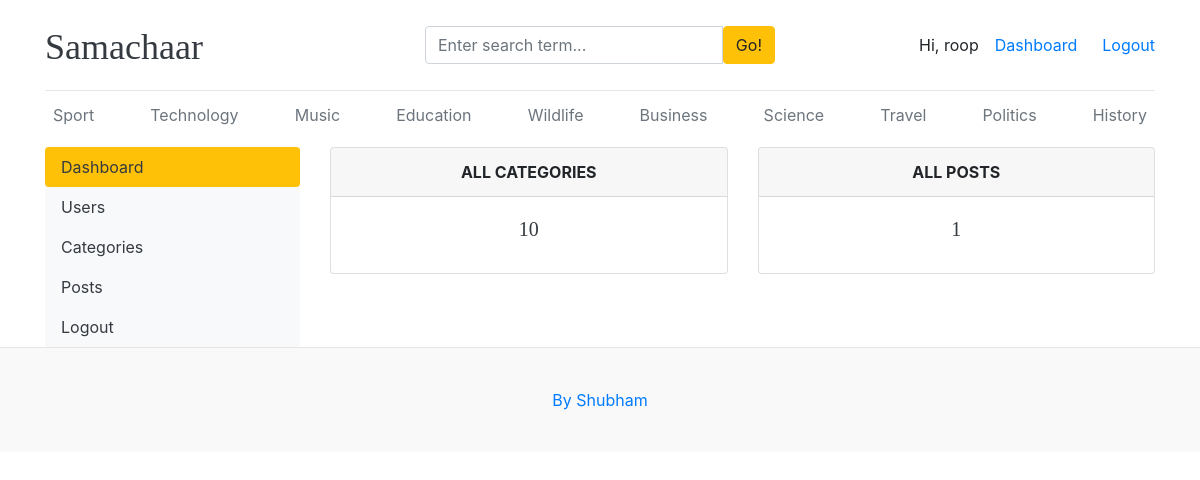
The page /dashboard/ (signed in) on the database its author committed.
### blogs/models.py (models this page shows, shortened)
class Category(models.Model):
    category_name = models.CharField(max_length=50, unique=True)
    created_at = models.DateField(auto_now_add=True)
    updated_at = models.DateField(auto_now_add=True)
    class Meta:
        verbose_name_plural = 'categories'

### dashboards/views.py (the view)
# urls.py: path('dashboard/', include('dashboards.urls'))
@login_required(login_url='login')
def dashboard(request):
    category_count = Category.objects.all().count()
    blog_count = Blog.objects.all().count()
    context={
        "category_count" : category_count,
        "blog_count" : blog_count,
    }
    return render(request, 'dashboard/dashboard.html', context)

### blogs/context_processors.py (called while the page is built)
def get_categories(request):
    categories = Category.objects.all()
    return dict(categories = categories)

def get_social(request):
    links = Social.objects.all()
    return dict(links = links)

### templates/dashboard/dashboard.html
{% extends "base.html" %}
{% block content %}
<div class="row">
    {% include 'dashboard/sidebar.html'%}
     <div class="col-md-9">
        <div class="row">
            <div class="col">
                <div class="card border-default mb-3">
                    <div class="card-header text-center text-uppercase font-weight-bold">
                        All Categories
                    </div>
                    <div class="card-body text-dark">
                        <h5 class="card-title text-center">{{category_count}}</h5>
                    </div>
                </div>
            </div>
            <div class="col">
                <div class="card border-default mb-3">
                    <div class="card-header text-center text-uppercase font-weight-bold">
                        All Posts
                    </div>
                    <div class="card-body text-dark">
                        <h5 class="card-title text-center">{{blog_count}}</h5>
                    </div>
                </div>
            </div>
        </div>
    </div>
</div>
{% endblock content %}

### templates/base.html (shortened to what this page needs)
{% load static %}
<!DOCTYPE html>
<html lang="en">
    <head>
        <link href="https://getbootstrap.com/docs/4.0/dist/css/bootstrap.min.css" rel="stylesheet">
        <link rel="stylesheet" href="https://cdnjs.cloudflare.com/ajax/libs/font-awesome/4.7.0/css/font-awesome.min.css">
        <link href="{% static '/css/blog.css' %}" rel="stylesheet">
    </head>
    <body>
        <div class="container">
            <header class="blog-header py-3">
                <div class="row flex-nowrap justify-content-between align-items-center">
                    <div class="col-4 pt-1">
                        <a class="blog-header-logo text-dark" href="/">Samachaar</a>
                    </div>
                    <div class="col-4">
                        <form action="{% url "search" %}" method="get">
                            <div class="input-group">
                                <input class="form-control" type="text" name="keyword" value="{{keyword}}" placeholder="Enter search term..." aria-label="Enter search term..." aria-describedby="button-search" />
                                <button class="btn btn-warning" id="button-search" type="submit">Go!</button>
                            </div>
                        </form>
                    </div>
                    <div class="col-4 d-flex justify-content-end align-items-center">
                        {% if not user.is_authenticated %}
                        <a class="btn btn-sm btn-warning" href="{% url "login" %}">Login</a> &nbsp;
                        <a class="btn btn-sm btn-outline-secondary" href="{% url "register" %}">Register</a>
                        {% else %}
                        <span>Hi, {{ user }}</span>
                        <span><a href="{% url 'dashboard' %}">Dashboard</a><span>
                        <span><a href="{% url 'logout' %}">Logout</a></span>
                        {% endif %}
                    </div>
                </div>
            </header>
            <div class="nav-scroller py-1 mb-2">
                <nav class="nav d-flex justify-content-between">
                    {% for cat in categories %}
                    <a class="p-2 text-muted" href="{% url 'posts_by_category' cat.id %}">{{ cat.category_name }}</a>
                    {% endfor %}
                </nav>
            </div>
            {% block content %}
            {% endblock content %}
        </div>
        <footer class="blog-footer">
            <p><a href="#">By Shubham</a></p>
        </footer>
    </body>
</html>

### static/css/blog.css (style rules this page uses)
body { margin: 0; padding: 0; }
.blog-header { border-bottom: 1px solid #e5e5e5; }
.blog-header-logo { font-family: "Playfair Display", Georgia, "Times New Roman", serif; font-size: 2.25rem; }
h1, h2, h3, h4, h5, h6 { font-family: "Playfair Display", Georgia, "Times New Roman", serif; }
.blog-footer { padding: 2.5rem 0; color: #727272; text-align: center; background-color: #f9f9f9; border-top: .05rem solid #e5e5e5; }
.blog-footer p:last-child { margin-bottom: 0; }

### rows shown on the page
Category: category_name "Sport"
Category: category_name "Technology"
Category: category_name "Music"
Category: category_name "Education"
Category: category_name "Wildlife"
Category: category_name "Business"
Category: category_name "Science"
Category: category_name "Travel"
Category: category_name "Politics"
Category: category_name "History"

### other values the page prints
{{ user }} "roop"
{{ category_count }} "10"
{{ blog_count }} "1"
